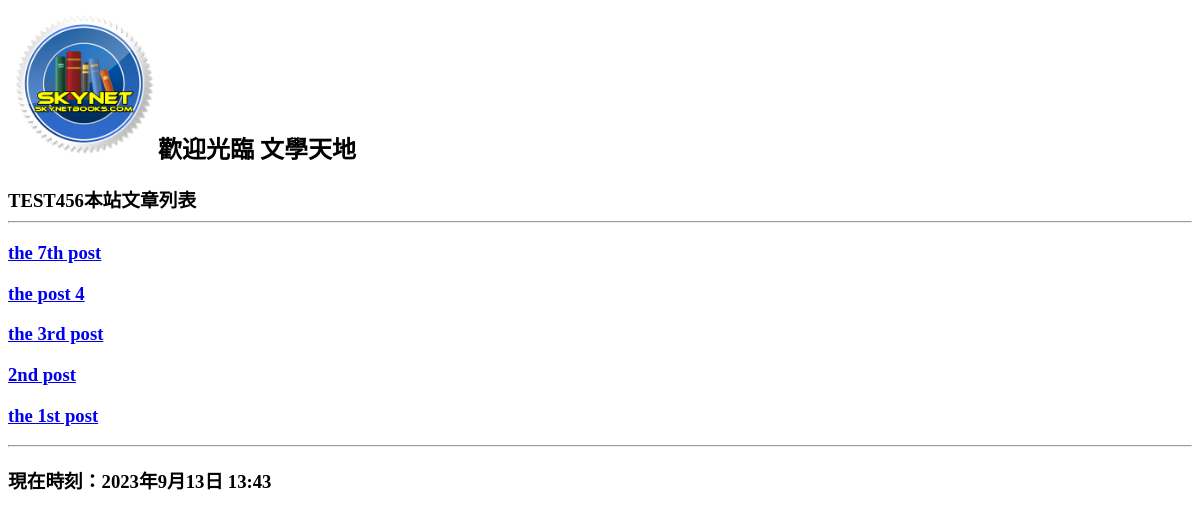
Before: / with the older database file.
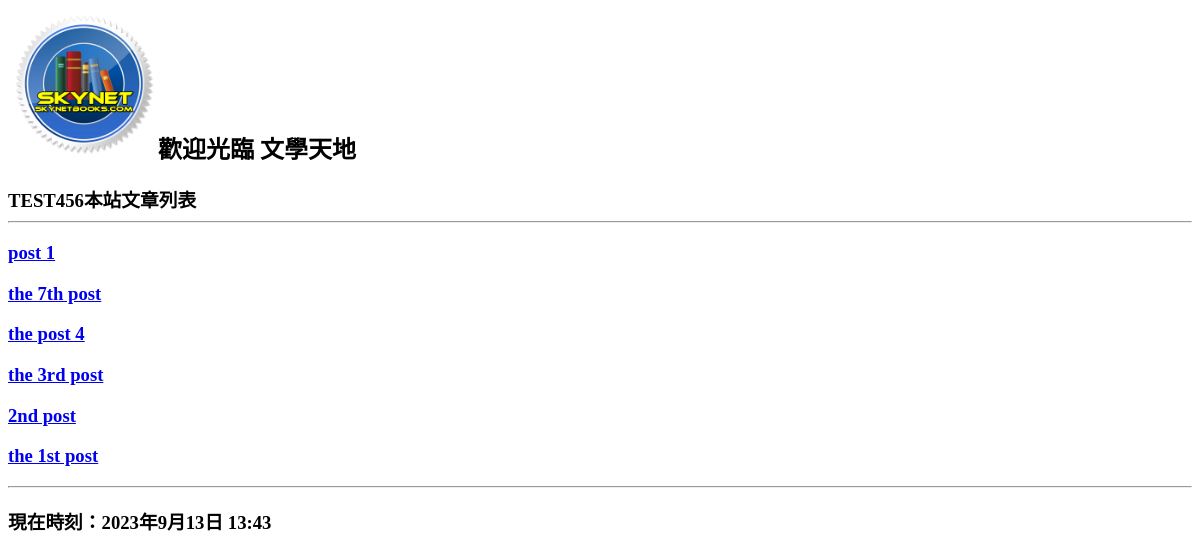
After: the same page with the newer database file.
### mysite/models.py (models this page shows, shortened)
class Post(models.Model):
    title = models.CharField(max_length=200)
    slug = models.CharField(max_length=200)
    body = models.TextField()
    pub_date = models.DateTimeField(auto_now_add=True)
    class Meta:
        ordering = ('-pub_date',)

### mysite/views.py (the view)
# urls.py: path('', homepage),
def homepage(request):
    posts = Post.objects.all()
    now = datetime.now()
    return render(request,"index.html", locals())

### templates/index.html (shortened to what this page needs)
{% extends 'base.html' %}
{% block headmessage %}
    <h3 style='font-family:標楷體;'>TEST456本站文章列表</a>
{% endblock %}
{% block content %}
    {% for post in posts %}
            <p style='font-family:微軟正黑體;font-size:14pt;font-weight:bold;'>
                <a href='/post/{{post.slug}}'>{{ post.title }}</a>
            </p>
    {% endfor %}
{% endblock %}

### templates/base.html (shortened to what this page needs)
<!DOCTYPE>
<html>
<head>
</head>
<body>
        {% include 'header.html' %}
        {% block headmessage %} {% endblock %}
        <hr>
        {% block content %} {% endblock %}
        <hr>
        {% include 'footer.html' %}
</body>
</html>

### templates/header.html
{% load static %}
<h2><img src="{% static 'images\logo.png' %}" width="150"/>歡迎光臨 文學天地</h2>

### templates/footer.html
{% block footer %}
    {% if now %}
    <p style='font-family:微軟正黑體;'>現在時刻：{{ now }}</p>
    {% else %}
    <p style='font-family:微軟正黑體;'>本文內容取自網路，如有侵權請來信通知下架...</p>
    {% endif %}
{% endblock %}

Changed rows visible on the page:
added Post: title "post 1"
